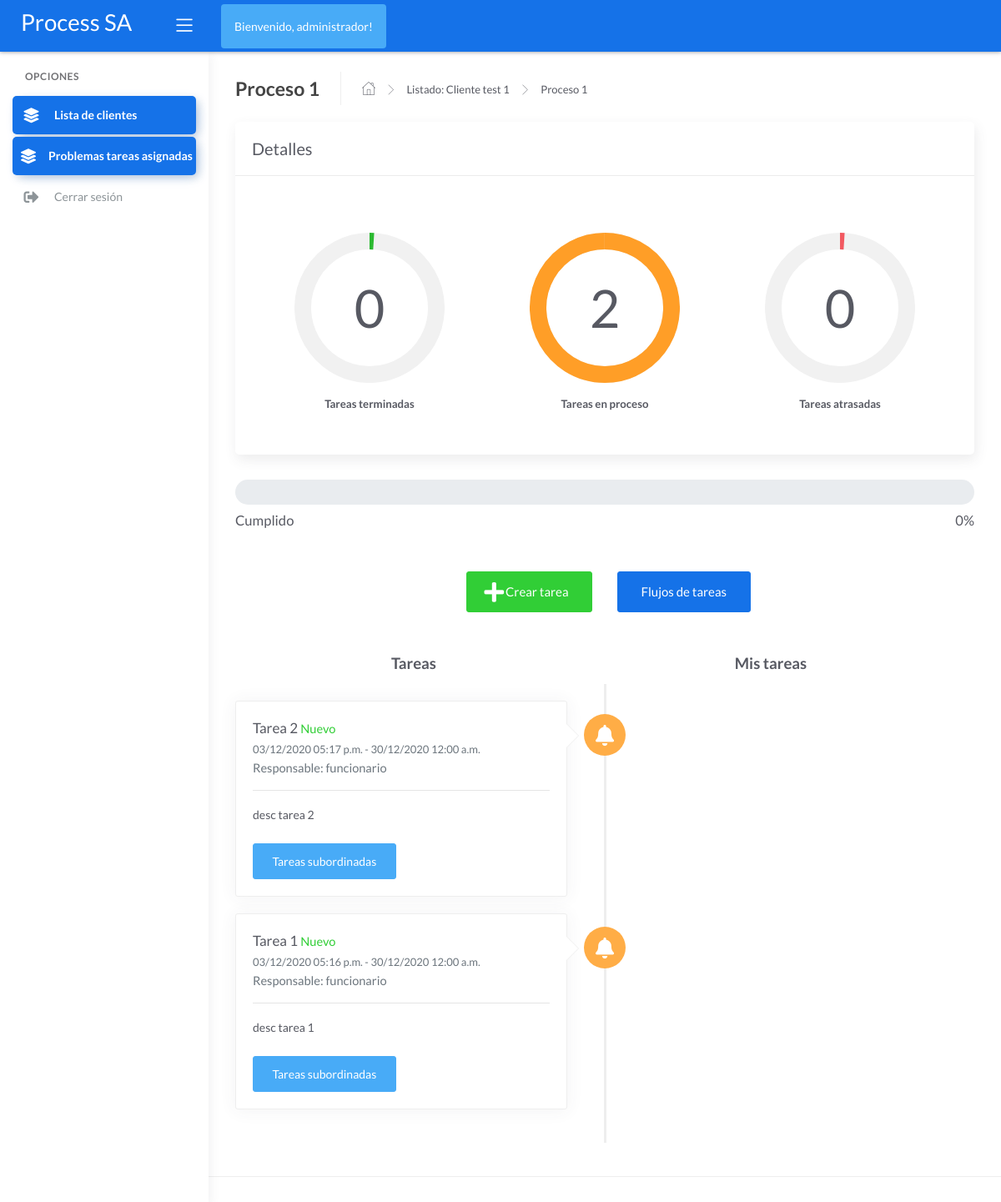
/process_detail/3/3/ (signed in), run on the app's committed database.
### processAuth/models.py (models this page shows)
class userModel(models.Model):
    user = models.OneToOneField(User, on_delete=models.CASCADE)
    name = models.CharField(max_length=100)
    email = models.EmailField()
    role = models.IntegerField(choices = USER_ROLE)
    created_at = models.DateTimeField(auto_now_add=True)
    disabled = models.BooleanField(default = False)
    def __str__(self):
        return self.name

### processCore/models.py (models this page shows, shortened)
class Process(models.Model):
    client = models.ForeignKey('Client', on_delete = models.CASCADE)
    name = models.CharField(max_length=50)
    description = models.TextField()
    created_at = models.DateTimeField(auto_now_add=True)
    disabled = models.BooleanField(default = False)

class Client(models.Model):
    name = models.CharField(max_length=100)
    email = models.EmailField()
    description = models.TextField(max_length=200)
    created_at = models.DateTimeField(auto_now_add=True)
    disabled = models.BooleanField(default = False)

class Task(models.Model):
    autor = models.ForeignKey(
        settings.AUTH_USER_MODEL,
        on_delete=models.CASCADE,
        null=True)
    process = models.ForeignKey('Process', on_delete = models.CASCADE)
    name = models.CharField(max_length=50)
    responsable = models.ForeignKey('processAuth.userModel', on_delete = models.CASCADE, blank=True)
    description = models.TextField()
    created_at = models.DateTimeField(auto_now_add=True)
    expire_at = models.DateTimeField()
    status = models.IntegerField(choices = TASK_STATUS, default=4)

### processCore/views.py (the view, shortened to what this page needs)
# urls.py: path('process_detail/<int:client_pk>/<int:process_pk>/', views.process_detail, name="process_detail"),
def process_detail(request, client_pk, process_pk):
    current_user = request.user
    finished = Task.objects.filter(status=0, process=process_pk).count()
    total = Task.objects.filter(process=process_pk).count()
    if(total != 0):
        percentage = round((finished * 100)/total)
    else:
        percentage = 0
    context = {}
    context['client'] = Client.objects.get(pk=client_pk)
    context['process'] = Process.objects.get(pk=process_pk)
    context['task_list'] = Task.objects.filter(process=process_pk).order_by('-created_at')
    context['employee'] = userModel.objects.get(user=current_user)
    context['comment_list'] = Rejectcomment.objects.all()
    context['finished_task'] = finished
    context['inprogress_task'] = Task.objects.filter( Q(status=1, process=process_pk) | Q(status=4, process=process_pk) | Q(status=3, process=process_pk)).count()
    context['expired_task'] = Task.objects.filter(status=2, process=process_pk).count()
    context['all_task'] = total
    context['percentage'] = percentage
    return render(request, 'process_detail.html', context=context)

### processCore/templates/process_detail.html (shortened to what this page needs)
{% extends "layouts/base.html" %}
{% block content %}
    <div class="page-inner">
        <div class="page-header">
            <h4 class="page-title">{{ process.name }}</h4>
            <ul class="breadcrumbs">
                <li class="nav-home">
                    <a href="{% url 'client_list' %} ">
                        <i class="flaticon-home"></i>
                    </a>
                </li>
                <li class="separator">
                    <i class="flaticon-right-arrow"></i>
                </li>
                <li class="nav-item">
                    <a href="{% url 'process_list' client_pk=client.pk %}">Listado: {{ client.name }}</a>
                </li>
                <li class="separator">
                    <i class="flaticon-right-arrow"></i>
                </li>
                <li class="nav-item">
                    <a href="">{{ process.name }}</a>
                </li>
            </ul>
        </div>
        <div class="card">
            <div class="card-header">
                <h1 class="card-title">Detalles</h1>
            </div>
              <div class="card-body mb-4 mt-4">
                <div class="d-flex flex-wrap justify-content-around pb-2 pt-4">
                  <div class="px-2 pb-2 pb-md-0 text-center">
                    <div id="finished-circle"></div>
                    <h6 class="fw-bold mt-3 mb-0">Tareas terminadas</h6>
                  </div>
                  <div class="px-2 pb-2 pb-md-0 text-center">
                    <div id="inprogress-circle"></div>
                    <h6 class="fw-bold mt-3 mb-0">Tareas en proceso</h6>
                  </div>
                  <div class="px-2 pb-2 pb-md-0 text-center">
                    <div id="expired-circle"></div>
                    <h6 class="fw-bold mt-3 mb-0">Tareas atrasadas</h6>
                  </div>
                </div>
            </div>
        </div>
        <div class="mb-5">
            <div class="progress progress-sm" style="height: 30px;">
            </div>
            <div class="d-flex justify-content-between mt-2">
                <h4 class="mb-0">Cumplido</h4>
                <h4 class="mb-0">{{ percentage }}%</h4>
            </div>
        </div>
        {% if employee.role == 0 or employee.role == 2 %}
        <div class="row">
            <div class="col-sm" style="text-align: right;">
                <a href="{% url 'add_task' client_pk=client.pk process_pk=process.pk %}" class="mb-5"><button class="btn btn-success btn-lg"><span class="btn-label"></span>Crear tarea</button></a>
            </div>
            <div class="col-sm">
                <a href="{% url 'listado_flujo' client_pk=client.pk process_pk=process.pk %}" class="mb-5"><button class="btn btn-primary btn-lg">Flujos de tareas</button></a>
            </div>
        </div>
        {% endif %}
        <div class="col-md-12 mb-1 mt-5 row">
            <div class="col-md-6"><h3><b><center>Tareas</center></b></h3></div>
            <div class="col-md-6 ml-auto"><h3><b><center>Mis tareas</center></b></h3></div>
        </div>
        <div class="row">
            <div class="col-md-12">
                {% if task_list %}
                <ul class="timeline">
                        {% for task in task_list %}
                            <li class="{% if task.responsable.id == employee.id %}timeline-inverted{% endif %}">
                                {% if task.status == 4 %}<div class="timeline-badge warning"><i class="fas fa-bell"></i></div>{% endif %}
                                <div class="timeline-panel">
                                    <div class="timeline-heading">
                                        <h1 class="timeline-title">
                                            {{ task.name }}
                                            {% if task.status == 4 %}<span class="h5 text-success">Nuevo</span>{% endif %}
                                        </h1>
                                        <p class="mt--2"><small class="text-muted">{{ task.created_at | date:'d/m/Y' }} {{ task.created_at | time:"h:i a" }} - {{ task.expire_at | date:'d/m/Y' }} {{ task.expire_at | time:"h:i a" }}</small></p>
                                    </div>
                                    <div class="timeline-body mt--3">
                                        <h5 class="text-muted">Responsable: {{ task.responsable }}</h5>
                                        <hr>
                                        <p>{{ task.description }}</p>
                                        <br>
                                        <a href="{% url 'subordinada_list' client_pk=process.client.pk process_pk=process.pk task_pk=task.pk %}" class="btn btn-info">Tareas subordinadas</a>
                                    </div>
                                </div>
                            </li>
                        {% endfor %}
                </ul>
                {% else  %}
                <center><h2 class="mt-5 mb-5">Aún no hay tareas</h2></center>
                {% endif %}
            </div>
        </div>
    </div>
{% endblock content %}

### processCore/templates/includes/navigation.html (shortened to what this page needs)
		<div class="main-header">
			<div class="logo-header" data-background-color="blue">
				<a href="{% url 'client_list' %}">
					<h1 class="text-white">Process SA</h1>
				</a>
				<div class="nav-toggle">
					<button class="btn btn-toggle toggle-sidebar">
						<i class="icon-menu"></i>
					</button>
				</div>
			</div>
			<nav class="navbar navbar-header navbar-expand-lg" data-background-color="blue">
				{% if user.is_authenticated %}
					<div class="p-2 bg-info d-flex p-3 bg-secondary text-white rounded float-right">
						Bienvenido, {{employee.name}}!
					</div>
				{% endif %}
			</nav>
		</div>

### data on the page
userModel: name "administrador"
Process: name "Proceso 1"
Client: name "Cliente test 1"
Task: status 4 (drawn), name "Tarea 2", created_at "03/12/2020", created_at "05:17 p.m.", expire_at "30/12/2020", expire_at "12:00 a.m.", responsable "funcionario", description "desc tarea 2"
Task: status 4 (drawn), name "Tarea 1", created_at "03/12/2020", created_at "05:16 p.m.", expire_at "30/12/2020", expire_at "12:00 a.m.", responsable "funcionario", description "desc tarea 1"

### other printed values
{{ percentage }} "0"
